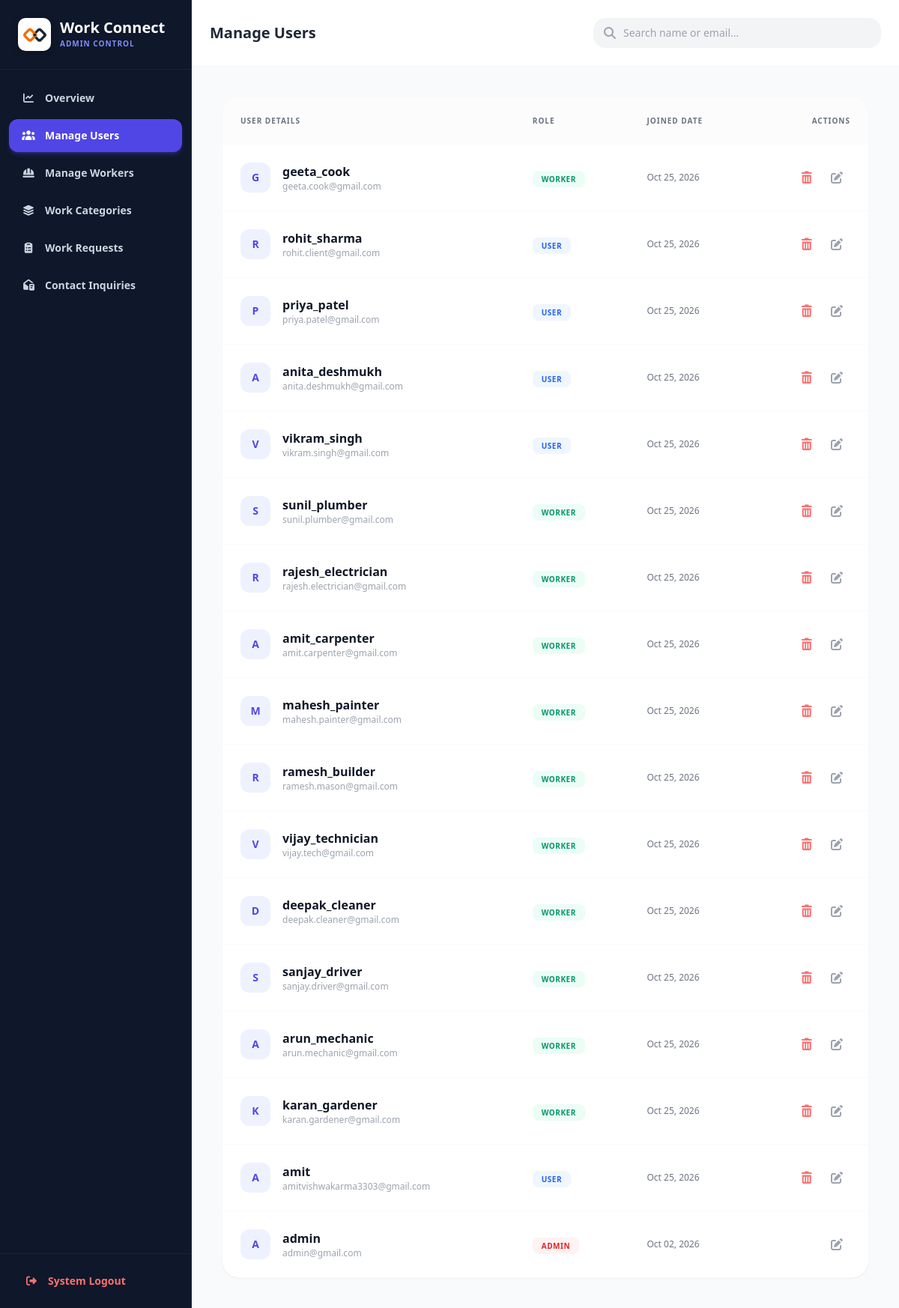
/admin/users.php (signed in), run on the app's committed database.
### tables this page shows
CREATE TABLE `users` (
  `id` int(11) NOT NULL AUTO_INCREMENT,
  `username` varchar(100) NOT NULL,
  `email` varchar(150) NOT NULL,
  `password` varchar(255) NOT NULL,
  `role_id` int(11) NOT NULL,
  `created_at` timestamp NOT NULL DEFAULT current_timestamp(),
  PRIMARY KEY (`id`),
  UNIQUE KEY `username` (`username`),
  UNIQUE KEY `email` (`email`),
  KEY `role_id` (`role_id`),
  CONSTRAINT `users_ibfk_1` FOREIGN KEY (`role_id`) REFERENCES `roles` (`id`)
);

CREATE TABLE `roles` (
  `id` int(11) NOT NULL AUTO_INCREMENT,
  `role_name` varchar(50) NOT NULL,
  PRIMARY KEY (`id`),
  UNIQUE KEY `role_name` (`role_name`)
);

### admin/users.php (the view, shortened to what this page needs)
<?php
require_once '../includes/db_connect.php';
$searchTerm = $_GET['q'] ?? '';
$query = "SELECT users.*, roles.role_name FROM users JOIN roles ON users.role_id = roles.id";
$params = [];
$query .= " ORDER BY created_at DESC";
$stmt = $pdo->prepare($query);
$stmt->execute($params);
$users = $stmt->fetchAll();
?>
<!DOCTYPE html>
<html lang="en">
<head>
    <script src="https://cdn.tailwindcss.com"></script>
    <link rel="stylesheet" href="https://cdnjs.cloudflare.com/ajax/libs/font-awesome/7.0.1/css/all.min.css">
</head>
<body class="bg-gray-50 font-sans">
<div class="flex h-screen overflow-hidden">
    <?php include '../includes/admin_sidebar.php'; ?>
    <main class="flex-1 flex flex-col overflow-y-auto">
        <header class="bg-white border-b border-gray-100 p-6 flex justify-between items-center sticky top-0 z-10">
            <h2 class="text-xl font-bold text-gray-800">Manage Users</h2>
            <form action="" method="GET" class="relative max-w-sm w-full hidden md:block">
                <i class="fas fa-search absolute left-3 top-3 text-gray-400"></i>
                <input type="text" name="q" value="<?php echo htmlspecialchars($searchTerm); ?>" placeholder="Search name or email..."
                       class="w-full pl-10 pr-4 py-2.5 bg-gray-100 border-none rounded-2xl focus:ring-2 focus:ring-indigo-500 outline-none text-sm">
            </form>
        </header>
        <div class="p-6 md:p-10">
            <div class="bg-white rounded-3xl shadow-sm border border-gray-50 overflow-hidden">
                <div class="overflow-x-auto">
                    <table class="w-full text-left">
                        <thead>
                            <tr class="bg-gray-50/50 text-gray-500 text-[10px] uppercase tracking-widest font-bold">
                                <th class="p-6">User Details</th>
                                <th class="p-6">Role</th>
                                <th class="p-6">Joined Date</th>
                                <th class="p-6 text-right">Actions</th>
                            </tr>
                        </thead>
                        <tbody class="divide-y divide-gray-50">
                            <?php foreach ($users as $user): ?>
                                <tr class="hover:bg-gray-50/50 transition-colors">
                                    <td class="p-6">
                                        <div class="flex items-center space-x-4">
                                            <div class="w-10 h-10 bg-indigo-50 text-indigo-600 rounded-xl flex items-center justify-center font-bold text-sm">
                                                <?php echo strtoupper(substr($user['username'], 0, 1)); ?>
                                            </div>
                                            <div>
                                                <p class="font-bold text-gray-900"><?php echo htmlspecialchars($user['username']); ?></p>
                                                <p class="text-xs text-gray-400"><?php echo htmlspecialchars($user['email']); ?></p>
                                            </div>
                                        </div>
                                    </td>
                                    <td class="p-6">
                                        <span class="px-3 py-1 rounded-lg text-[10px] font-bold uppercase tracking-wider <?php echo $user['role_name'] == 'admin' ? 'bg-red-50 text-red-600' : ($user['role_name'] == 'worker' ? 'bg-emerald-50 text-emerald-600' : 'bg-blue-50 text-blue-600'); ?>">
                                            <?php echo $user['role_name']; ?>
                                        </span>
                                    </td>
                                    <td class="p-6 text-xs text-gray-500">
                                        <?php echo date('M d, Y', strtotime($user['created_at'])); ?>
                                    </td>
                                    <td class="p-6 text-right">
                                        <?php if ($user['id'] != $_SESSION['user_id']): ?>
                                            <form method="POST" class="inline" onsubmit="return confirm('Are you sure you want to delete this user? All their data will be permanently removed.');">
                                                <button type="submit" class="text-red-400 hover:text-red-600 p-2 transition-colors">
                                                    <i class="fas fa-trash-alt"></i>
                                                </button>
                                            </form>
                                        <?php endif; ?>
                                        <button class="text-gray-400 hover:text-indigo-600 p-2"><i class="fas fa-edit"></i></button>
                                    </td>
                                </tr>
                            <?php endforeach; ?>
                        </tbody>
                    </table>
                </div>
            </div>
        </div>
    </main>
</div>
</body>
</html>

### admin/users.php (style rules this page uses)
body { font-family: 'Outfit', sans-serif; }

### data on the page
users: username "G", username "geeta_cook", email "geeta.cook@gmail.com", role.role_name "WORKER", created_at "Oct 25, 2026"
users: username "R", username "rohit_sharma", email "rohit.client@gmail.com", role.role_name "USER", created_at "Oct 25, 2026"
users: username "P", username "priya_patel", email "priya.patel@gmail.com", role.role_name "USER", created_at "Oct 25, 2026"
users: username "A", username "anita_deshmukh", email "anita.deshmukh@gmail.com", role.role_name "USER", created_at "Oct 25, 2026"
users: username "V", username "vikram_singh", email "vikram.singh@gmail.com", role.role_name "USER", created_at "Oct 25, 2026"
users: username "S", username "sunil_plumber", email "sunil.plumber@gmail.com", role.role_name "WORKER", created_at "Oct 25, 2026"
users: username "R", username "rajesh_electrician", email "rajesh.electrician@gmail.com", role.role_name "WORKER", created_at "Oct 25, 2026"
users: username "A", username "amit_carpenter", email "amit.carpenter@gmail.com", role.role_name "WORKER", created_at "Oct 25, 2026"
users: username "M", username "mahesh_painter", email "mahesh.painter@gmail.com", role.role_name "WORKER", created_at "Oct 25, 2026"
users: username "R", username "ramesh_builder", email "ramesh.mason@gmail.com", role.role_name "WORKER", created_at "Oct 25, 2026"
users: username "V", username "vijay_technician", email "vijay.tech@gmail.com", role.role_name "WORKER", created_at "Oct 25, 2026"
users: username "D", username "deepak_cleaner", email "deepak.cleaner@gmail.com", role.role_name "WORKER", created_at "Oct 25, 2026"
users: username "S", username "sanjay_driver", email "sanjay.driver@gmail.com", role.role_name "WORKER", created_at "Oct 25, 2026"
users: username "A", username "arun_mechanic", email "arun.mechanic@gmail.com", role.role_name "WORKER", created_at "Oct 25, 2026"
users: username "K", username "karan_gardener", email "karan.gardener@gmail.com", role.role_name "WORKER", created_at "Oct 25, 2026"
users: username "A", username "amit", email "amitvishwakarma3303@gmail.com", role.role_name "USER", created_at "Oct 25, 2026"
users: username "A", username "admin", email "admin@gmail.com", role.role_name "ADMIN", created_at "Oct 02, 2026"
